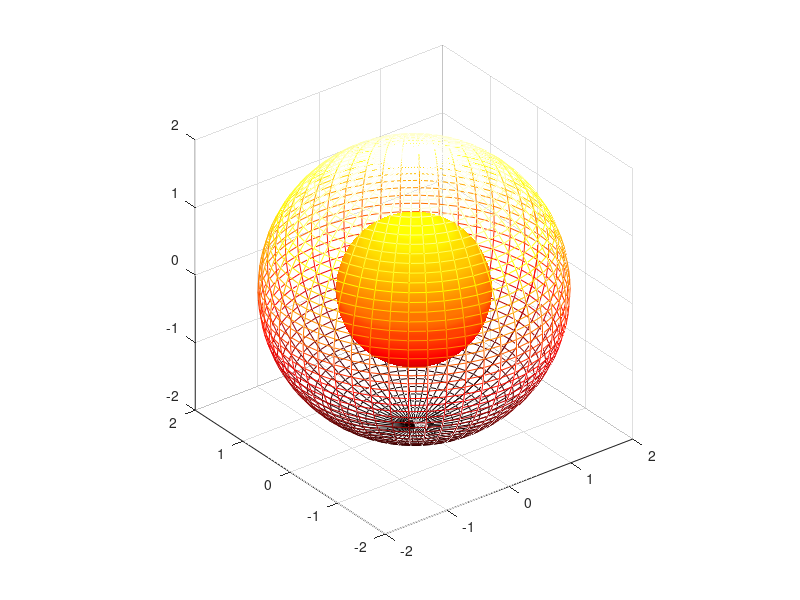

Write the MATLAB code that produced this figure.
[x, y, z] = sphere(50);
x1 = 2 * x;
y1 = 2 * y;
z1 = 2 * z;
surf(x, y, z);
shading interp;
hold on
mesh(x1, y1, z1), colormap(hot)
hidden off;
axis equal;
